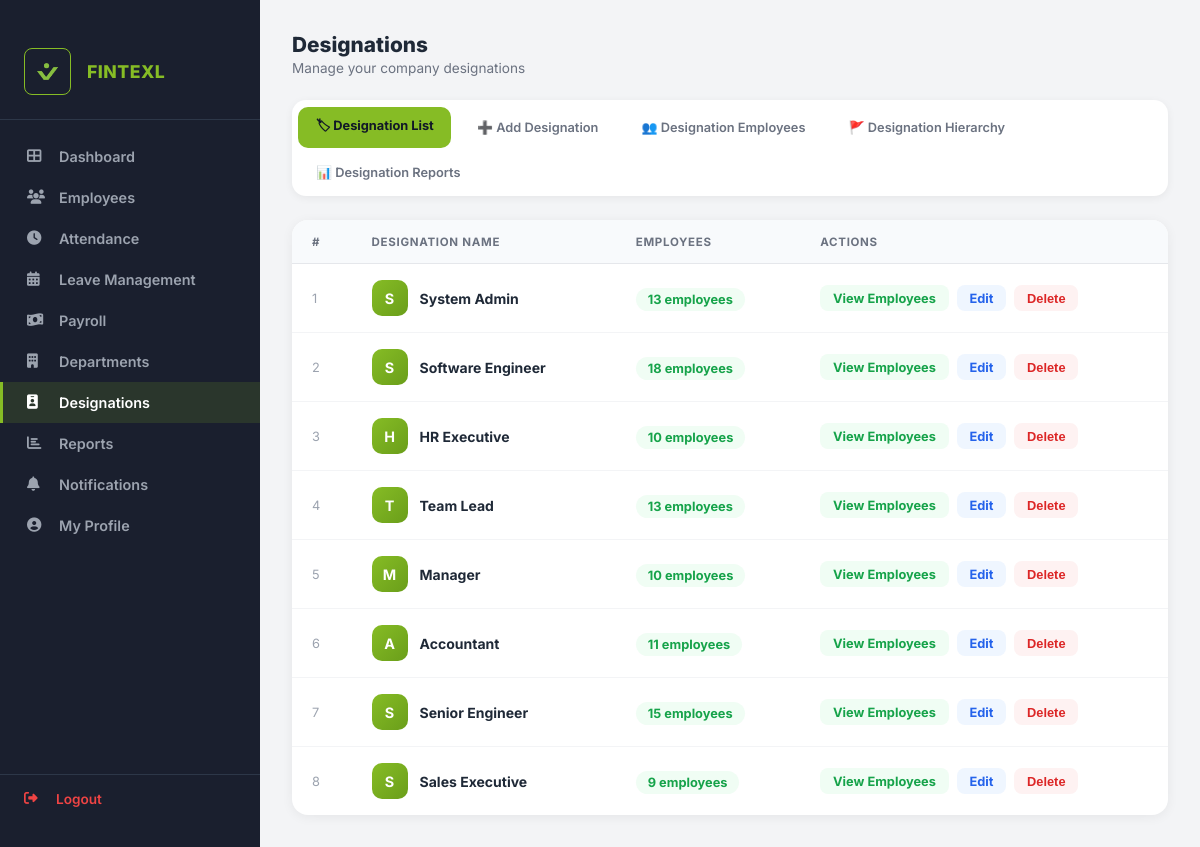
/dashboard/admin/designations/ (signed in), run on the app's committed database.
### zettrack_app/models.py (models this page shows, shortened)
class CustomUser(AbstractUser):
    username = None
    email = models.EmailField(_('email address'), unique=True)
    phone = models.CharField(max_length=15, unique=True, blank=True, null=True)
    company = models.ForeignKey(Company, on_delete=models.CASCADE, null=True, blank=True, related_name='users')
    is_company_admin = models.BooleanField(default=False)
    USERNAME_FIELD = 'email'
    REQUIRED_FIELDS = []
    objects = CustomUserManager()

class Company(models.Model):
    COMPANY_SIZE_CHOICES = [
        ('1-10', '1-10'),
        ('11-50', '11-50'),
        ('51-200', '51-200'),
        ('200+', '200+'),
    ]
    PRIMARY_USE_CHOICES = [
        ('attendance_only', 'Attendance only'),
        ('attendance_payroll', 'Attendance + Payroll'),
    ]
    name = models.CharField(max_length=255)
    size = models.CharField(max_length=20, choices=COMPANY_SIZE_CHOICES, blank=True)
    industry = models.CharField(max_length=100, blank=True)
    primary_use = models.CharField(max_length=50, choices=PRIMARY_USE_CHOICES, blank=True)
    no_of_branches = models.PositiveIntegerField(default=1)
    gstin = models.CharField(max_length=15, blank=True)
    referral_source = models.CharField(max_length=100, blank=True)
    country = models.CharField(max_length=100, default='India')
    state = models.CharField(max_length=100)
    city = models.CharField(max_length=100)
    logo = models.ImageField(upload_to='company_logos/', blank=True, null=True)
    created_at = models.DateTimeField(auto_now_add=True)

class Designation(models.Model):
    company = models.ForeignKey(Company, on_delete=models.CASCADE, related_name='designations')
    name = models.CharField(max_length=100)

### zettrack_app/views.py (the view)
# urls.py: path('dashboard/admin/designations/', views.designation_list_view, name='designation_list'),
@login_required
def designation_list_view(request):
    if not request.user.is_company_admin:
        return redirect('employee_dashboard')
    designations = Designation.objects.filter(company=request.user.company)
    desig_data = []
    for desig in designations:
        count = EmployeeProfile.objects.filter(designation=desig).count()
        desig_data.append({'designation': desig, 'employee_count': count})
    return render(request, 'zettrack_app/designation_list.html', {'desig_data': desig_data})

### zettrack_app/templates/zettrack_app/designation_list.html (shortened to what this page needs)
{% extends 'zettrack_app/admin_base.html' %}
{% block admin_content %}
<div style="display: flex; justify-content: space-between; align-items: center; margin-bottom: 1.5rem;">
    <div>
        <h2 style="margin: 0; font-size: 1.3rem; font-weight: 800; color: #1f2937;">Designations</h2>
        <p style="margin: 0.2rem 0 0; font-size: 0.85rem; color: #6b7280;">Manage your company designations</p>
    </div>
</div>
<div class="desig-tabs">
    <a href="{% url 'designation_list' %}" class="desig-tab desig-tab-active" style="text-decoration:none;">&#127991; Designation List</a>
    <a href="{% url 'add_designation' %}" class="desig-tab" style="text-decoration:none;">&#10133; Add Designation</a>
    <a href="{% url 'designation_employees' %}" class="desig-tab" style="text-decoration:none;">&#128101; Designation Employees</a>
    <a href="{% url 'designation_hierarchy' %}" class="desig-tab" style="text-decoration:none;">&#128681; Designation Hierarchy</a>
    <a href="{% url 'designation_reports' %}" class="desig-tab" style="text-decoration:none;">&#128202; Designation Reports</a>
</div>
<div style="background: white; border-radius: 16px; box-shadow: 0 2px 12px rgba(0,0,0,0.06); overflow: hidden;">
    <table class="desig-table">
        <thead>
            <tr>
                <th>#</th>
                <th>Designation Name</th>
                <th>Employees</th>
                <th>Actions</th>
            </tr>
        </thead>
        <tbody>
            {% for item in desig_data %}
            <tr class="desig-row">
                <td style="color: #9ca3af; font-size: 0.8rem;">{{ forloop.counter }}</td>
                <td>
                    <div style="display: flex; align-items: center; gap: 0.75rem;">
                        <div style="width: 36px; height: 36px; border-radius: 10px; background: linear-gradient(135deg, #86bc25, #6a9e1a); display: flex; align-items: center; justify-content: center; color: white; font-weight: 700; font-size: 0.9rem; flex-shrink: 0;">
                            {{ item.designation.name|first|upper }}
                        </div>
                        <span style="font-weight: 700; color: #1f2937;">{{ item.designation.name }}</span>
                    </div>
                </td>
                <td>
                    <span style="background: #f0fdf4; color: #16a34a; padding: 0.25rem 0.75rem; border-radius: 50px; font-size: 0.8rem; font-weight: 700;">
                        {{ item.employee_count }} employee{{ item.employee_count|pluralize }}
                    </span>
                </td>
                <td>
                    <div style="display: flex; gap: 0.5rem;">
                        <a href="{% url 'designation_employees' %}?desig={{ item.designation.id }}" class="action-btn action-view">View Employees</a>
                        <a href="{% url 'edit_designation' item.designation.id %}" class="action-btn action-edit">Edit</a>
                        <form method="POST" action="{% url 'delete_designation' item.designation.id %}" style="display:inline;" onsubmit="return confirm('Delete designation \'{{ item.designation.name }}\'?');">
                            <button type="submit" class="action-btn action-delete">Delete</button>
                        </form>
                    </div>
                </td>
            </tr>
            {% endfor %}
        </tbody>
    </table>
</div>
{% endblock %}

### zettrack_app/templates/zettrack_app/admin_base.html (shortened to what this page needs)
{% extends 'zettrack_app/base.html' %}
{% block content %}
<div id="admin-layout">
    <div id="admin-sidebar" style="background: #1a1f2e; color: white; padding: 1.5rem 0; display: flex; flex-direction: column;">
        <div style="padding: 1.5rem; border-bottom: 1px solid #2d3748; display: flex; align-items: center; gap: 1rem;">
            {% if request.user.company.logo %}
                <img src="{{ request.user.company.logo.url }}" alt="Logo" style="width: 45px; height: 45px; border-radius: 8px; object-fit: cover; border: 1.5px solid #86bc25;">
            {% else %}
                <div style="width: 45px; height: 45px; background: #86bc25; border-radius: 8px; display: flex; align-items: center; justify-content: center; font-weight: 800; font-size: 1.2rem; color: #1a1f2e;">
                    {{ request.user.company.name|first|upper }}
                </div>
            {% endif %}
            <div>
                <div style="font-size: 1.1rem; font-weight: 800; color: #86bc25; line-height: 1.1; text-transform: uppercase; letter-spacing: 0.5px; max-width: 140px; white-space: nowrap; overflow: hidden; text-overflow: ellipsis;">{{ request.user.company.name }}</div>
            </div>
        </div>
        <nav style="flex: 1; padding: 1rem 0; overflow-y: auto;">
            <ul style="list-style: none; padding: 0; margin: 0; display: flex; flex-direction: column; gap: 0;">
                <li>
                    <a href="{% url 'admin_dashboard' %}"
                       style="display: flex; align-items: center; gap: 0.75rem; padding: 0.75rem 1.5rem; text-decoration: none; font-weight: 600; font-size: 0.9rem;
                              color: {% if request.resolver_match.url_name == 'admin_dashboard' %}#fff{% else %}#9ca3af{% endif %};
                              background: {% if request.resolver_match.url_name == 'admin_dashboard' %}rgba(134,188,37,0.15){% else %}transparent{% endif %};
                              border-left: 3px solid {% if request.resolver_match.url_name == 'admin_dashboard' %}#86bc25{% else %}transparent{% endif %};">
                        <i class="fas fa-th-large" style="width: 20px;"></i> Dashboard
                    </a>
                </li>
                <li>
                    <a href="{% url 'employee_list' %}"
                       style="display: flex; align-items: center; gap: 0.75rem; padding: 0.75rem 1.5rem; text-decoration: none; font-weight: 600; font-size: 0.9rem;
                              color: {% if 'employee' in request.resolver_match.url_name %}#fff{% else %}#9ca3af{% endif %};
                              background: {% if 'employee' in request.resolver_match.url_name %}rgba(134,188,37,0.15){% else %}transparent{% endif %};
                              border-left: 3px solid {% if 'employee' in request.resolver_match.url_name %}#86bc25{% else %}transparent{% endif %};">
                        <i class="fas fa-users" style="width: 20px;"></i> Employees
                    </a>
                </li>
                <li>
                    <a href="{% url 'admin_attendance' %}"
                       style="display: flex; align-items: center; gap: 0.75rem; padding: 0.75rem 1.5rem; text-decoration: none; font-weight: 600; font-size: 0.9rem;
                              color: {% if 'attendance' in request.resolver_match.url_name %}#fff{% else %}#9ca3af{% endif %};
                              background: {% if 'attendance' in request.resolver_match.url_name %}rgba(134,188,37,0.15){% else %}transparent{% endif %};
                              border-left: 3px solid {% if 'attendance' in request.resolver_match.url_name %}#86bc25{% else %}transparent{% endif %};">
                        <i class="fas fa-clock" style="width: 20px;"></i> Attendance
                    </a>
                </li>
                <li>
                    <a href="{% url 'admin_leaves' %}"
                       style="display: flex; align-items: center; gap: 0.75rem; padding: 0.75rem 1.5rem; text-decoration: none; font-weight: 600; font-size: 0.9rem;
                              color: {% if 'leaves' in request.resolver_match.url_name %}#fff{% else %}#9ca3af{% endif %};
                              background: {% if 'leaves' in request.resolver_match.url_name %}rgba(134,188,37,0.15){% else %}transparent{% endif %};
                              border-left: 3px solid {% if 'leaves' in request.resolver_match.url_name %}#86bc25{% else %}transparent{% endif %};">
                        <i class="fas fa-calendar-alt" style="width: 20px;"></i> Leave Management
                    </a>
                </li>
                <li>
                    <a href="{% url 'admin_payroll' %}"
                       style="display: flex; align-items: center; gap: 0.75rem; padding: 0.75rem 1.5rem; text-decoration: none; font-weight: 600; font-size: 0.9rem;
                              color: {% if 'payroll' in request.resolver_match.url_name %}#fff{% else %}#9ca3af{% endif %};
                              background: {% if 'payroll' in request.resolver_match.url_name %}rgba(134,188,37,0.15){% else %}transparent{% endif %};
                              border-left: 3px solid {% if 'payroll' in request.resolver_match.url_name %}#86bc25{% else %}transparent{% endif %};">
                        <i class="fas fa-money-bill-wave" style="width: 20px;"></i> Payroll
                    </a>
                </li>
                <li>
                    <a href="{% url 'department_list' %}"
                       style="display: flex; align-items: center; gap: 0.75rem; padding: 0.75rem 1.5rem; text-decoration: none; font-weight: 600; font-size: 0.9rem;
                              color: {% if 'department' in request.resolver_match.url_name %}#fff{% else %}#9ca3af{% endif %};
                              background: {% if 'department' in request.resolver_match.url_name %}rgba(134,188,37,0.15){% else %}transparent{% endif %};
                              border-left: 3px solid {% if 'department' in request.resolver_match.url_name %}#86bc25{% else %}transparent{% endif %};">
                        <i class="fas fa-building" style="width: 20px;"></i> Departments
                    </a>
                </li>
                <li>
                    <a href="{% url 'designation_list' %}"
                       style="display: flex; align-items: center; gap: 0.75rem; padding: 0.75rem 1.5rem; text-decoration: none; font-weight: 600; font-size: 0.9rem;
                              color: {% if 'designation' in request.resolver_match.url_name %}#fff{% else %}#9ca3af{% endif %};
                              background: {% if 'designation' in request.resolver_match.url_name %}rgba(134,188,37,0.15){% else %}transparent{% endif %};
                              border-left: 3px solid {% if 'designation' in request.resolver_match.url_name %}#86bc25{% else %}transparent{% endif %};">
                        <i class="fas fa-id-badge" style="width: 20px;"></i> Designations
                    </a>
                </li>
                <li>
                    <a href="{% url 'report_attendance' %}"
                       style="display: flex; align-items: center; gap: 0.75rem; padding: 0.75rem 1.5rem; text-decoration: none; font-weight: 600; font-size: 0.9rem;
                              color: {% if 'report_' in request.resolver_match.url_name %}#fff{% else %}#9ca3af{% endif %};
                              background: {% if 'report_' in request.resolver_match.url_name %}rgba(134,188,37,0.15){% else %}transparent{% endif %};
                              border-left: 3px solid {% if 'report_' in request.resolver_match.url_name %}#86bc25{% else %}transparent{% endif %};">
                        <i class="fas fa-chart-bar" style="width: 20px;"></i> Reports
                    </a>
                </li>
                <li>
                    <a href="{% url 'admin_notifications' %}"
                       style="display: flex; align-items: center; justify-content: space-between; padding: 0.75rem 1.5rem; text-decoration: none; font-weight: 600; font-size: 0.9rem;
                              color: {% if 'notifications' in request.resolver_match.url_name %}#fff{% else %}#9ca3af{% endif %};
                              background: {% if 'notifications' in request.resolver_match.url_name %}rgba(134,188,37,0.15){% else %}transparent{% endif %};
                              border-left: 3px solid {% if 'notifications' in request.resolver_match.url_name %}#86bc25{% else %}transparent{% endif %};">
                        <div style="display: flex; align-items: center; gap: 0.75rem;">
                            <i class="fas fa-bell" style="width: 20px;"></i> Notifications
                        </div>
                    </a>
                </li>
                <li>
                    <a href="{% url 'admin_profile_edit' %}"
                       style="display: flex; align-items: center; gap: 0.75rem; padding: 0.75rem 1.5rem; text-decoration: none; font-weight: 600; font-size: 0.9rem;
                              color: {% if request.resolver_match.url_name == 'admin_profile_edit' %}#fff{% else %}#9ca3af{% endif %};
                              background: {% if request.resolver_match.url_name == 'admin_profile_edit' %}rgba(134,188,37,0.15){% else %}transparent{% endif %};
                              border-left: 3px solid {% if request.resolver_match.url_name == 'admin_profile_edit' %}#86bc25{% else %}transparent{% endif %};">
                        <i class="fas fa-user-circle" style="width: 20px;"></i> My Profile
                    </a>
                </li>
            </ul>
        </nav>
        <div style="padding: 1rem 1.5rem; border-top: 1px solid #2d3748;">
            <a href="{% url 'logout' %}" style="display: flex; align-items: center; gap: 0.75rem; text-decoration: none; color: #ef4444; font-weight: 600; font-size: 0.85rem;">
                <i class="fas fa-sign-out-alt" style="width: 20px;"></i> Logout
            </a>
        </div>
    </div>
    <div id="admin-main">
        {% block admin_content %}{% endblock %}
    </div>
</div>
{% endblock %}

### data on the page
CustomUser: user.company.logo (picture), user.company.name "FINTEXL"
Designation: designation.name|first "S", designation.name "System Admin", employee_count "13"
Designation: designation.name|first "S", designation.name "Software Engineer", employee_count "18"
Designation: designation.name|first "H", designation.name "HR Executive", employee_count "10"
Designation: designation.name|first "T", designation.name "Team Lead", employee_count "13"
Designation: designation.name|first "M", designation.name "Manager", employee_count "10"
Designation: designation.name|first "A", designation.name "Accountant", employee_count "11"
Designation: designation.name|first "S", designation.name "Senior Engineer", employee_count "15"
Designation: designation.name|first "S", designation.name "Sales Executive", employee_count "9"
